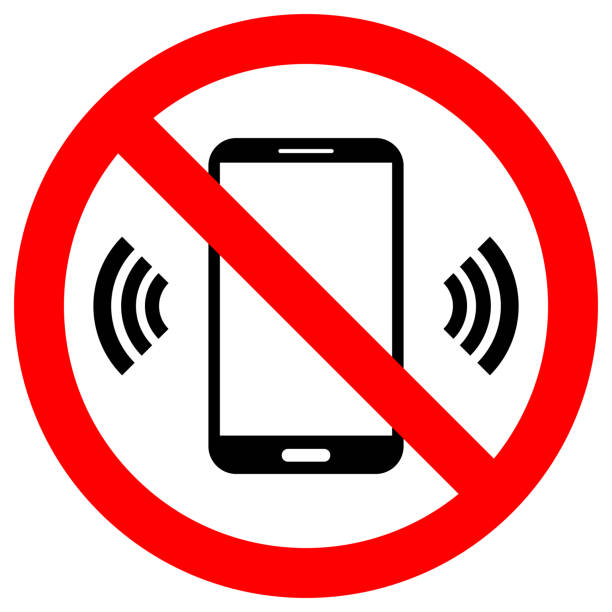
#> input picture Masjid project/phone_off.png, 612 x 612 px, given in place of cross.png, which was not available
$ python removeBg.py
#> lines starting #> are read from the running program, lines starting #| are printed output that depends on the picture; after the words box and inside, x2 and y2 are one past the last pixel; in counts of white or black regions, pixels touching at a corner belong together; pictures that were not available may be replaced by others from this repository, and a replacement may not be noted
import cv2
import numpy as np

choice=input("want to remove image background or want to circle it? press 1 or 2: ")
if choice==1:
    # Load image
    image = cv2.imread('cross.png')
    print("image background removed successfuly")

    # Convert image to grayscale
    gray = cv2.cvtColor(image, cv2.COLOR_BGR2GRAY)

    # Apply thresholding to create a mask
    ret, mask = cv2.threshold(gray, 0, 255, cv2.THRESH_BINARY_INV+cv2.THRESH_OTSU)

    # Apply morphological transformations to remove small noise
    kernel = np.ones((3,3),np.uint8)
    opening = cv2.morphologyEx(mask,cv2.MORPH_OPEN,kernel, iterations = 2)

    # Apply distance transform to create a distance map
    dist_transform = cv2.distanceTransform(opening,cv2.DIST_L2,5)
    ret, sure_fg = cv2.threshold(dist_transform,0.1*dist_transform.max(),255,0)

    # Apply dilation to fill holes in the mask
    sure_fg = np.uint8(sure_fg)
    unknown = cv2.subtract(opening,sure_fg)
    ret, markers = cv2.connectedComponents(sure_fg)
    markers = markers+1
    markers[unknown==255] = 0

    # Apply watershed algorithm to segment the image
    markers = cv2.watershed(image,markers)
    image[markers == -1] = [255,0,0]

    # Save output image
    cv2.imwrite('output.jpg', image)
    print("image background removed successfulyy")
else:
    # Load image
    img = cv2.imread('cross.png')
#> img is the input picture: shape (612, 612, 3); mean B, G, R 164.9, 164.5, 237

    # Get image dimensions
    height, width, channels = img.shape
#> height = 612; width = 612; channels = 3

    # Create a black image with a white circle in the center
    circle_img = np.zeros((height, width), dtype=np.uint8)
    cv2.circle(circle_img, (width // 2, height // 2), min(width // 2, height // 2), (255, 255, 255), -1)
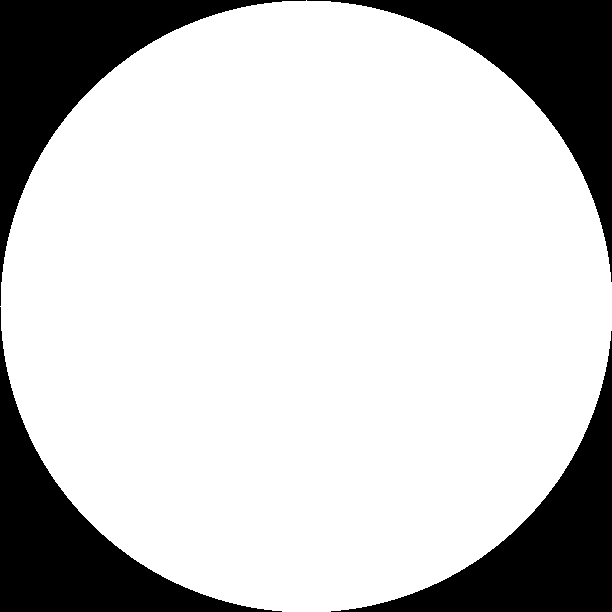
#> circle_img: shape (612, 612); 78.5% white; 4 black regions, box (x1, y1, x2, y2) and area: (0, 0, 306, 306) 20408, (307, 0, 612, 282) 20102, (0, 307, 282, 612) 20102, (331, 331, 612, 612) 19797

    # Apply mask to the original image
    masked_img = cv2.bitwise_and(img, img, mask=circle_img)
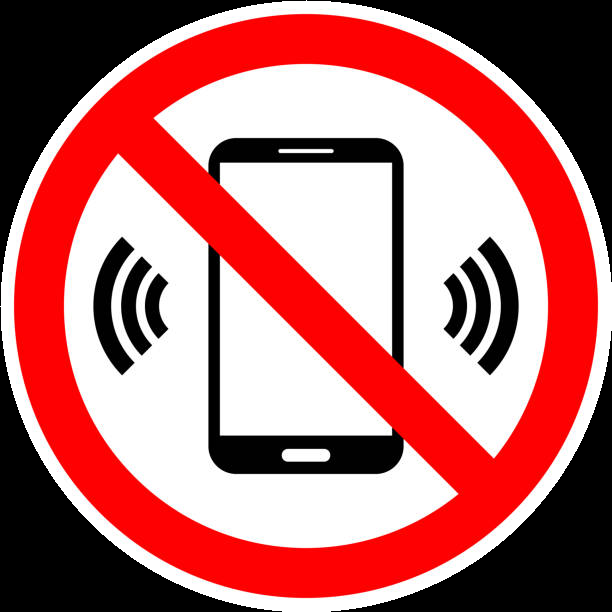
#> masked_img: shape (612, 612, 3); mean B, G, R 110.1, 109.7, 182.3

    cv2.imwrite('output.jpg', masked_img)

    # Display the masked image
    cv2.imshow('Masked Image', masked_img)

    cv2.waitKey(0)
    cv2.destroyAllWindows()
    print("converted into circle")

$ run again, on Masjid project/phone_off2.png
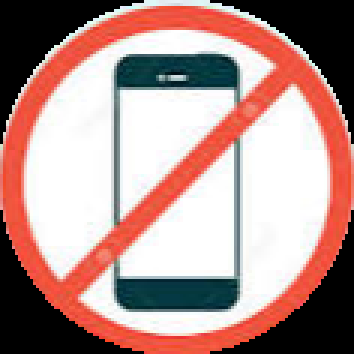
#> input picture Masjid project/phone_off2.png, 118 x 118 px, given in place of cross.png, which was not available (shown 3 times larger)
#> img is the input picture: shape (118, 118, 3); mean B, G, R 140, 144.8, 178.6
#> `cv2.circle(circle_img, (width // 2, height // 2), min(width // 2, heig..`:
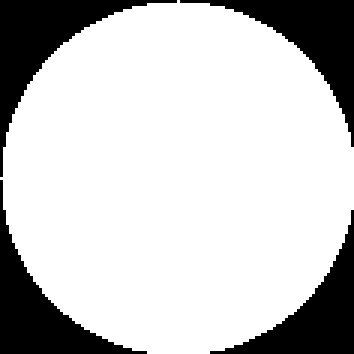
#> circle_img: shape (118, 118) (shown 3 times larger); 78.4% white; 4 black regions, box (x1, y1, x2, y2) and area: (0, 0, 59, 59) 812, (60, 0, 118, 49) 753, (0, 60, 49, 118) 753, (70, 70, 118, 118) 695
